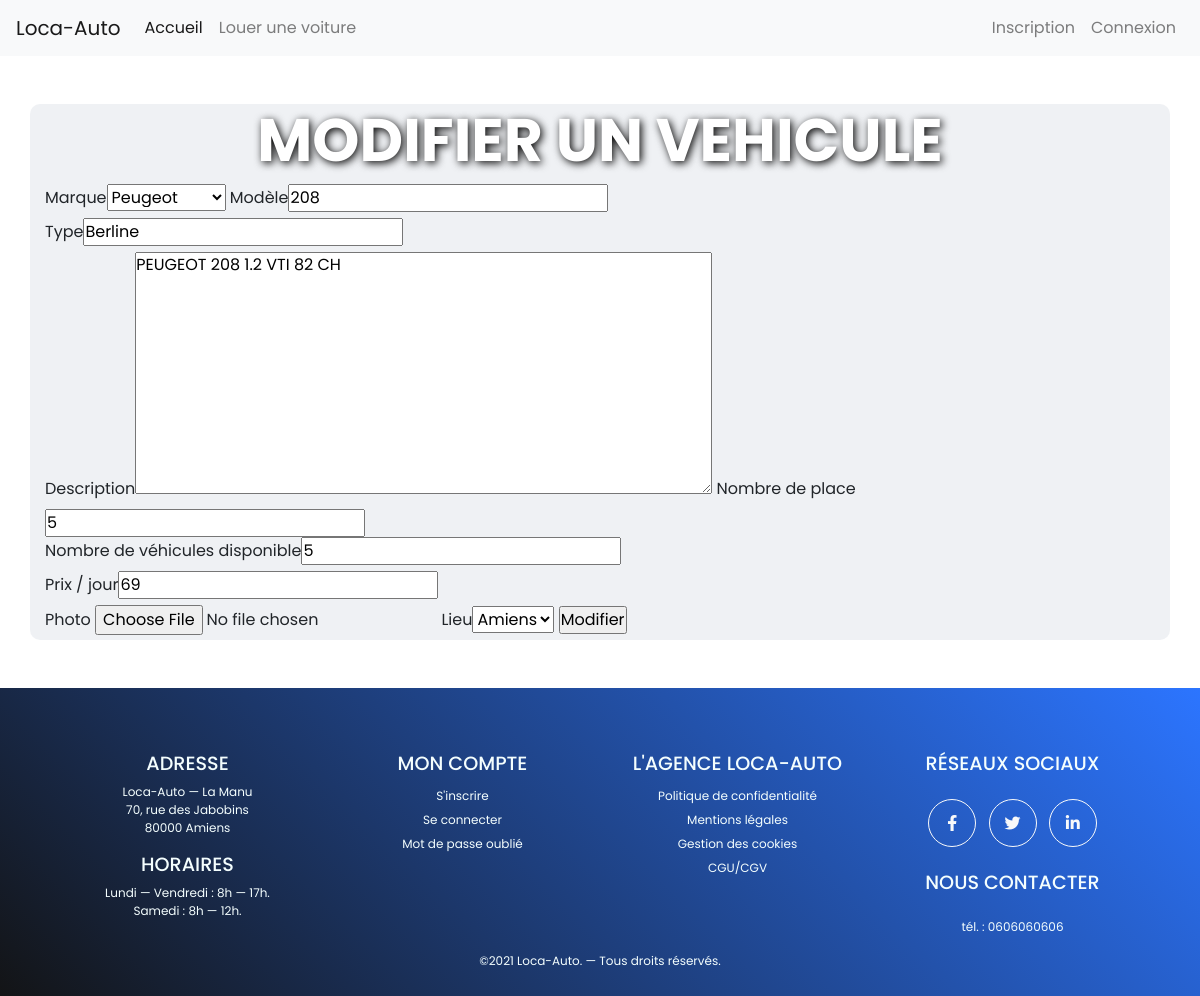
Before: /index.php/Admin_controller/editVehicle/1 with the older database file.
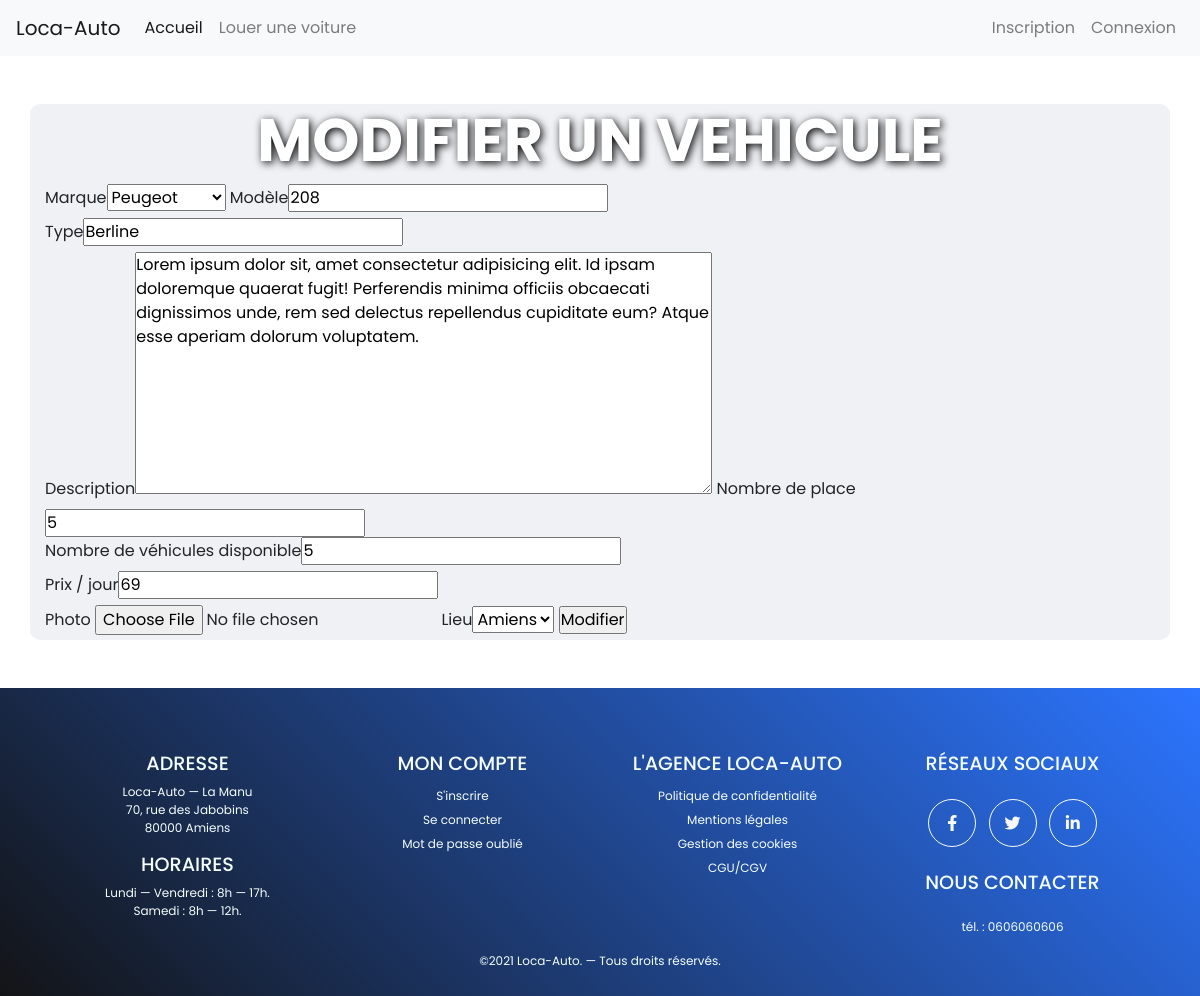
After: the same page with the newer database file.
### tables this page shows
CREATE TABLE Vehicle(
        `id`                  Int  Auto_increment  NOT NULL ,
        `vehicle_model`       Varchar (50) NOT NULL ,
        `vehicle_type`        Varchar (50) NOT NULL ,
        `vehicle_description` Varchar (255) NOT NULL ,
        `nb_seat`             Int NOT NULL ,
        `nb_vehicle_dispo`    Int NOT NULL ,
        `price_day`           Int NOT NULL ,
        `url_image`           Varchar (255) NOT NULL ,
        `id_Mark`             Int NOT NULL ,
        `id_Parking`          Int NOT NULL
	,CONSTRAINT Vehicle_PK PRIMARY KEY (`id`)

	,CONSTRAINT Vehicle_Mark_FK FOREIGN KEY (`id_Mark`) REFERENCES Mark(`id`)
	,CONSTRAINT Vehicle_Parking0_FK FOREIGN KEY (`id_Parking`) REFERENCES Parking(`id`)
);

### application/controllers/Admin_controller.php (called while the page is built, shortened)
<?php
class Admin_controller extends CI_Controller
{
    public function __construct()
    {
        $this->load->model('Customer_model');
        $this->load->model('Vehicle_model');
        $this->load->model('Mark_model');
        $this->load->model('Parking_model');
        $this->load->model('Rent_model');
        $this->load->model('Admin_model');
        $this->load->helper('url');
        $this->load->helper('form');
        $this->load->library('form_validation');
    }
    public function editVehicle($idVehicle)
    {
        $this->form_validation->set_rules('vehicle_model',  'Modèle du véhicule',  'required');
        $data['vehicle'] = $this->Vehicle_model->read($idVehicle);
        if ($this->form_validation->run() == FALSE)
        {
            $data['parks'] = $this->Parking_model->select_all();
            $data['marks'] = $this->Mark_model->select_all();
            $data["title"] = "Enregistrer une voiture";
            $this->load->view('templates/header', $data);
            $this->load->view('admin/editVehicleForm', $data);
            $this->load->view('templates/footer', $data);
        }
    }
}

### index.php (called while the page is built, shortened)
<?php
require_once BASEPATH.'core/CodeIgniter.php';

### application/models/Vehicle_model.php (called while the page is built, shortened)
<?php
class Vehicle_model extends CI_Model
{
    public function read($id)
    {
        $this->db->select(
            '
        vehicle.id AS idVehicle,
        vehicle_model AS Model,
        vehicle_type AS Type,
        vehicle_description AS Description,
        nb_seat AS Places,
        nb_vehicle_dispo AS Dispo,
        price_day AS Forfait,
        url_image AS Image,
        id_Mark,
        id_Parking,
        Mark.name AS Mark,
        Parking.id AS idPark,
        Parking.location AS namePark'
        );
        $this->db->from('Vehicle');
        $this->db->join('Mark', 'Vehicle.id_Mark = Mark.id');
        $this->db->join('Parking', 'Vehicle.id_Parking = Parking.id');
        $query = $this->db->get();
        return $query->result_array();
    }
}

### application/models/Mark_model.php (called while the page is built, shortened)
<?php
class Mark_model extends CI_Model
{
    public function select_all()
    {
        $query = $this->db->get('Mark');
        return $query->result_array();
    }
}

### application/models/Parking_model.php (called while the page is built, shortened)
<?php
class Parking_model extends CI_Model
{
    public function select_all()
    {
        $query = $this->db->get('Parking');
        return $query->result_array();
    }
}

### application/views/admin/editVehicleForm.php (the view, shortened to what this page needs)
<div class="container opacity mb-5">
    <h1 class="text-center mt-5" id="titleSection">Modifier un vehicule</h1>
    <?php
    echo form_open_multipart('Admin_controller/editVehicle/' . $vehicle[0]['idVehicle'] );
    foreach($marks as $mark) {
        $optionsMark[$mark['id']] = $mark['name'];
    }
    echo form_label('Marque');
    echo form_dropdown('id_Mark', $optionsMark , $vehicle[0]['id_Mark'] );
    echo form_label('Modèle');
    echo form_input(array('id'=>'vehicle_model','name'=>'vehicle_model' , 'value' => set_value( 'vehicle_model', $vehicle[0]['Model'] )));
    echo "<br/>";
    echo form_label('Type');
    echo form_input(array('id'=>'vehicle_type','name'=>'vehicle_type' , 'value' => set_value( 'vehicle_type',$vehicle[0]['Type'] )));
    echo "<br/>";
    echo form_label('Description');
    echo form_textarea(array('id'=>'vehicle_description','name'=>'vehicle_description' , 'value' => set_value( 'vehicle_description',$vehicle[0]['Description'] )));
    echo form_label('Nombre de place');
    echo form_input(array('id'=>'nb_seat','name'=>'nb_seat', 'value' => set_value( 'nb_seat', $vehicle[0]['Places'])));
    echo "<br/>";
    echo form_label('Nombre de véhicules disponible');
    echo form_input(array('id'=>'nb_vehicle_dispo','name'=>'nb_vehicle_dispo', 'value' => set_value( 'nb_vehicle_dispo',$vehicle[0]['Dispo'])));
    echo "<br/>";
    echo form_label('Prix / jour');
    echo form_input(array('id'=>'price_day','name'=>'price_day', 'value' => set_value( 'price_day' , $vehicle[0]['Forfait'])));
    echo "<br/>";
    echo form_label('Photo');
    ?>
    <input type="file" name="url_image" />
    <?php
    foreach($parks as $park) {
        $optionsPark[$park['id']] = $park['location'];
    }
    echo form_label('Lieu');
    echo form_dropdown('id_Parking', $optionsPark , $vehicle[0]['idPark']);
    echo form_submit(array('id'=>'submit','value'=>'Modifier'));
    echo form_close();
?>
</div>

Changed rows visible on the page:
changed vehicle "Peugeot": vehicle_description "PEUGEOT 208 1.2 VTI 82 CH" → "Lorem ipsum dolor sit, amet consectetur adipisicing elit. Id ipsam doloremque quaerat fugit! Perferendis minima officiis obcaecati dignissimos unde, rem sed delectus repellendus cupiditate eum? Atque esse aperiam dolorum voluptatem."
